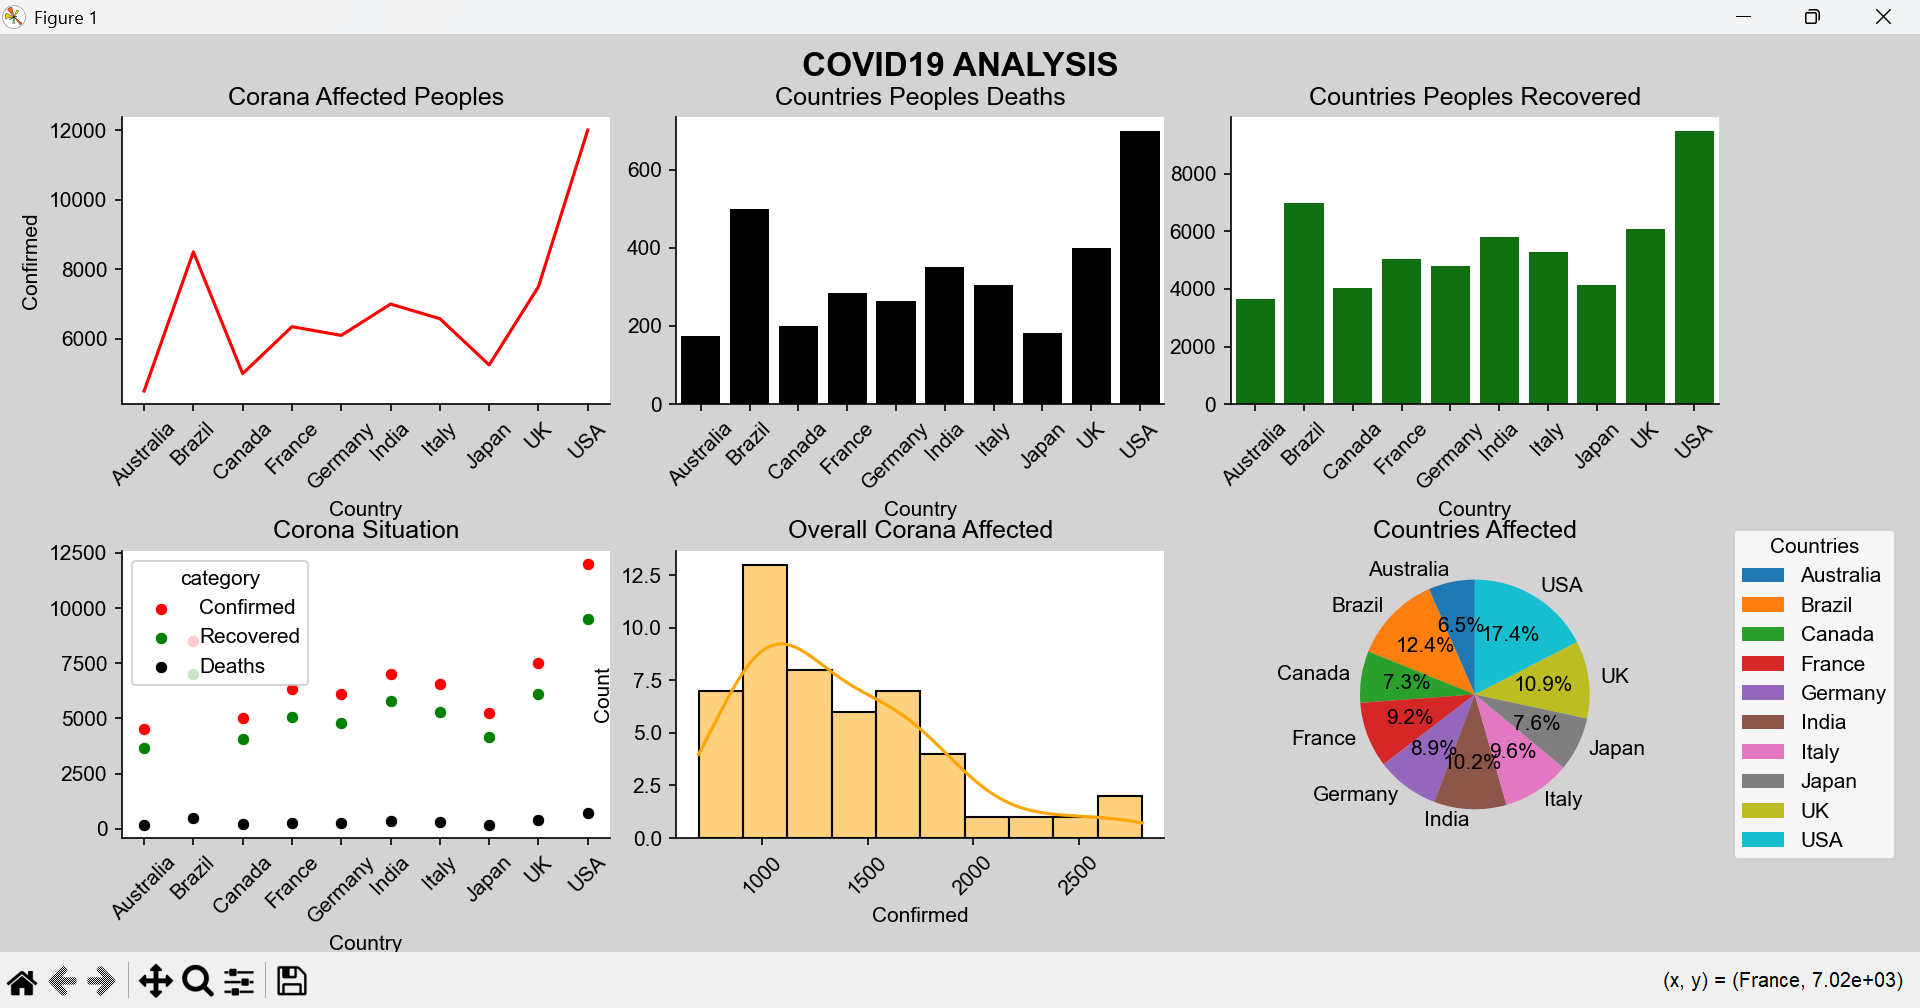

The Python source for this figure:
import numpy as np
import pandas as pd
import matplotlib.pyplot as plt
import seaborn as sns
class Covid19:
    def __init__(self,file):
        self.dp=pd.read_csv(file)
        self.dp['Date']=pd.to_datetime(self.dp['Date'])
    def details(self):
        print("======DATA======")
        print(self.dp)
        affected=self.dp.groupby('Country')['Confirmed'].sum()
        print("\nAffected Country:",affected)
        print("\n No of countries:",affected.count())
        print("\nMost affected Country:",affected.idxmax())
        print("\nLeast affected Country:",affected.idxmin())
        recovered=self.dp.groupby('Country')['Recovered'].sum()
        print("\nRecovered people:",recovered)
        print("\nMost recovered Country:",recovered.idxmax())
        print("\nLeast recovered Country:",recovered.idxmin())
        deaths=self.dp.groupby('Country')['Deaths'].sum()
        print("\npeoples deaths:",deaths)
        print("\nMost deaths Country:",deaths.idxmax())
        print("\nLeast deaths Country:",deaths.idxmin())
    def plot(self):
        plt.figure(figsize=(18,8),facecolor="lightgrey")
        country_data = self.dp.groupby('Country')[['Confirmed','Recovered','Deaths']].sum()

        plt.subplot(2,3,1)
        sns.lineplot(x=country_data.index,y=country_data['Confirmed'],color='r')
        plt.title("Corana Affected Peoples")
        plt.xticks(rotation=45)

        plt.subplot(2,3,2)
        deaths=country_data['Deaths']
        sns.barplot(x=deaths.index,y=deaths.values,color='black')
        plt.title("Countries Peoples Deaths")
        plt.xticks(rotation=45)

        plt.subplot(2,3,3)
        recovered=country_data['Recovered']
        sns.barplot(x=recovered.index,y=recovered.values,color='green')
        plt.title("Countries Peoples Recovered")
        plt.xticks(rotation=45)

        plt.subplot(2,3,4)
        affected=country_data['Confirmed']
        recovered=country_data['Recovered']
        deaths=country_data['Deaths']
        sns.scatterplot(x=affected.index,y=affected.values,color='r',label='Confirmed')
        sns.scatterplot(x=recovered.index,y=recovered.values,color='green',label='Recovered')
        sns.scatterplot(x=deaths.index,y=deaths.values,color='black',label='Deaths')
        plt.title("Corona Situation")
        plt.xticks(rotation=45)
        plt.legend(title="category")

        plt.subplot(2,3,5)
        sns.histplot(x=self.dp['Confirmed'],kde=True,bins=10,color='orange')
        plt.title("Overall Corana Affected")
        plt.xticks(rotation=45)

        plt.subplot(2,3,6)
        confirm=country_data['Confirmed']
        plt.pie(
            confirm.values,
            labels=confirm.index,
            autopct='%1.1f%%',
            startangle=90
        )
        plt.title("Countries Affected")
        plt.legend(title="Countries",loc="right",bbox_to_anchor=(2, 0.5))

        plt.suptitle("COVID19 ANALYSIS",fontsize=16,color='black',fontweight='bold')
        plt.tight_layout()
        sns.set_style("whitegrid")
        sns.despine()
        plt.show()

C19=Covid19('Covid_data.csv')
C19.details()
C19.plot()
    
